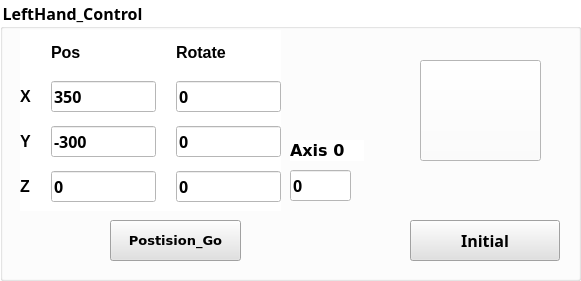
       <widget class="QGroupBox" name="groupBox_2">
        <property name="geometry">
         <rect>
          <x>10</x>
          <y>280</y>
          <width>581</width>
          <height>281</height>
         </rect>
        </property>
        <property name="font">
         <font>
          <family>微軟正黑體</family>
          <pointsize>12</pointsize>
          <weight>75</weight>
          <bold>true</bold>
         </font>
        </property>
        <property name="styleSheet">
         <string notr="true">background-color: rgb(255, 255, 255);</string>
        </property>
        <property name="title">
         <string>LeftHand_Control</string>
        </property>
        <widget class="QPushButton" name="LeftHand_btn_PosGo">
         <property name="geometry">
          <rect>
           <x>110</x>
           <y>220</y>
           <width>131</width>
           <height>41</height>
          </rect>
         </property>
         <property name="font">
          <font>
           <family>Bitstream Vera Sans</family>
           <pointsize>10</pointsize>
           <weight>75</weight>
           <bold>true</bold>
          </font>
         </property>
         <property name="styleSheet">
          <string notr="true">background-color: rgb(225, 225, 225);</string>
         </property>
         <property name="text">
          <string>Postision_Go</string>
         </property>
        </widget>
        <widget class="QWidget" name="gridLayoutWidget_2">
         <property name="geometry">
          <rect>
           <x>20</x>
           <y>30</y>
           <width>261</width>
           <height>181</height>
          </rect>
         </property>
         <layout class="QGridLayout" name="gridLayout_6">
          <property name="horizontalSpacing">
           <number>20</number>
          </property>
          <property name="verticalSpacing">
           <number>7</number>
          </property>
          <item row="3" column="0">
           <widget class="QLabel" name="LeftHand_label_title_Z">
            <property name="font">
             <font>
              <pointsize>12</pointsize>
              <weight>75</weight>
              <bold>true</bold>
             </font>
            </property>
            <property name="text">
             <string>Z</string>
            </property>
           </widget>
          </item>
          <item row="1" column="0">
           <widget class="QLabel" name="LeftHand_label_title_X">
            <property name="font">
             <font>
              <family>Ubuntu</family>
              <pointsize>12</pointsize>
              <weight>75</weight>
              <italic>false</italic>
              <bold>true</bold>
             </font>
            </property>
            <property name="text">
             <string>X</string>
            </property>
           </widget>
          </item>
          <item row="2" column="0">
           <widget class="QLabel" name="LeftHand_label_title_Y">
            <property name="font">
             <font>
              <pointsize>12</pointsize>
              <weight>75</weight>
              <bold>true</bold>
             </font>
            </property>
            <property name="text">
             <string>Y</string>
            </property>
           </widget>
          </item>
          <item row="0" column="1">
           <widget class="QLabel" name="LeftHand_label_title_GoalPos">
            <property name="maximumSize">
             <size>
              <width>16777215</width>
              <height>30</height>
             </size>
            </property>
            <property name="font">
             <font>
              <pointsize>12</pointsize>
              <weight>75</weight>
              <bold>true</bold>
             </font>
            </property>
            <property name="text">
             <string>Pos</string>
            </property>
           </widget>
          </item>
          <item row="0" column="2">
           <widget class="QLabel" name="LeftHand_label_title_AxisRotate">
            <property name="maximumSize">
             <size>
              <width>16777215</width>
              <height>30</height>
             </size>
            </property>
            <property name="font">
             <font>
              <pointsize>12</pointsize>
              <weight>75</weight>
              <bold>true</bold>
             </font>
            </property>
            <property name="text">
             <string>Rotate</string>
            </property>
           </widget>
          </item>
          <item row="1" column="1">
           <widget class="QLineEdit" name="LeftHand_lineEdit_X">
            <property name="maximumSize">
             <size>
              <width>16777215</width>
              <height>16777215</height>
             </size>
            </property>
            <property name="font">
             <font>
              <family>微軟正黑體</family>
              <pointsize>12</pointsize>
              <weight>75</weight>
              <bold>true</bold>
             </font>
            </property>
            <property name="layoutDirection">
             <enum>Qt::LeftToRight</enum>
            </property>
            <property name="text">
             <string>350</string>
            </property>
            <property name="alignment">
             <set>Qt::AlignLeading|Qt::AlignLeft|Qt::AlignVCenter</set>
            </property>
           </widget>
          </item>
          <item row="2" column="2">
           <widget class="QLineEdit" name="LeftHand_lineEdit_RY">
            <property name="maximumSize">
             <size>
              <width>16777215</width>
              <height>16777215</height>
             </size>
            </property>
            <property name="font">
             <font>
              <family>微軟正黑體</family>
              <pointsize>12</pointsize>
              <weight>75</weight>
              <bold>true</bold>
             </font>
            </property>
            <property name="layoutDirection">
             <enum>Qt::LeftToRight</enum>
            </property>
            <property name="text">
             <string>0</string>
            </property>
            <property name="alignment">
             <set>Qt::AlignLeading|Qt::AlignLeft|Qt::AlignVCenter</set>
            </property>
           </widget>
          </item>
          <item row="3" column="2">
           <widget class="QLineEdit" name="LeftHand_lineEdit_RZ">
            <property name="maximumSize">
             <size>
              <width>16777215</width>
              <height>16777215</height>
             </size>
            </property>
            <property name="font">
             <font>
              <family>微軟正黑體</family>
              <pointsize>12</pointsize>
              <weight>75</weight>
              <bold>true</bold>
             </font>
            </property>
            <property name="layoutDirection">
             <enum>Qt::LeftToRight</enum>
            </property>
            <property name="text">
             <string>0</string>
            </property>
            <property name="alignment">
             <set>Qt::AlignLeading|Qt::AlignLeft|Qt::AlignVCenter</set>
            </property>
           </widget>
          </item>
          <item row="3" column="1">
           <widget class="QLineEdit" name="LeftHand_lineEdit_Z">
            <property name="maximumSize">
             <size>
              <width>16777215</width>
              <height>16777215</height>
             </size>
            </property>
            <property name="font">
             <font>
              <family>微軟正黑體</family>
              <pointsize>12</pointsize>
              <weight>75</weight>
              <bold>true</bold>
             </font>
            </property>
            <property name="layoutDirection">
             <enum>Qt::LeftToRight</enum>
            </property>
            <property name="text">
             <string>0</string>
            </property>
            <property name="alignment">
             <set>Qt::AlignLeading|Qt::AlignLeft|Qt::AlignVCenter</set>
            </property>
           </widget>
          </item>
          <item row="2" column="1">
           <widget class="QLineEdit" name="LeftHand_lineEdit_Y">
            <property name="maximumSize">
             <size>
              <width>16777215</width>
              <height>16777215</height>
             </size>
            </property>
            <property name="font">
             <font>
              <family>微軟正黑體</family>
              <pointsize>12</pointsize>
              <weight>75</weight>
              <bold>true</bold>
             </font>
            </property>
            <property name="layoutDirection">
             <enum>Qt::LeftToRight</enum>
            </property>
            <property name="text">
             <string>-300</string>
            </property>
            <property name="alignment">
             <set>Qt::AlignLeading|Qt::AlignLeft|Qt::AlignVCenter</set>
            </property>
           </widget>
          </item>
          <item row="1" column="2">
           <widget class="QLineEdit" name="LeftHand_lineEdit_RX">
            <property name="maximumSize">
             <size>
              <width>16777215</width>
              <height>16777215</height>
             </size>
            </property>
            <property name="font">
             <font>
              <family>微軟正黑體</family>
              <pointsize>12</pointsize>
              <weight>75</weight>
              <bold>true</bold>
             </font>
            </property>
            <property name="layoutDirection">
             <enum>Qt::LeftToRight</enum>
            </property>
            <property name="text">
             <string>0</string>
            </property>
            <property name="alignment">
             <set>Qt::AlignLeading|Qt::AlignLeft|Qt::AlignVCenter</set>
            </property>
           </widget>
          </item>
         </layout>
        </widget>
        <widget class="QPushButton" name="LeftHand_btn_Initial">
         <property name="geometry">
          <rect>
           <x>410</x>
           <y>220</y>
           <width>150</width>
           <height>41</height>
          </rect>
         </property>
         <property name="minimumSize">
          <size>
           <width>150</width>
           <height>0</height>
          </size>
         </property>
         <property name="font">
          <font>
           <family>微軟正黑體</family>
           <pointsize>12</pointsize>
           <weight>75</weight>
           <bold>true</bold>
          </font>
         </property>
         <property name="styleSheet">
          <string notr="true">background-color: rgb(225, 225, 225);</string>
         </property>
         <property name="text">
          <string>Initial</string>
         </property>
        </widget>
        <widget class="QPushButton" name="LeftHand_btn_Stop">
         <property name="geometry">
          <rect>
           <x>420</x>
           <y>60</y>
           <width>121</width>
           <height>101</height>
          </rect>
         </property>
         <property name="minimumSize">
          <size>
           <width>50</width>
           <height>50</height>
          </size>
         </property>
         <property name="maximumSize">
          <size>
           <width>16777215</width>
           <height>16777215</height>
          </size>
         </property>
         <property name="font">
          <font>
           <family>Noto Sans CJK JP DemiLight</family>
           <pointsize>12</pointsize>
           <kerning>false</kerning>
          </font>
         </property>
         <property name="styleSheet">
          <string notr="true"/>
         </property>
         <property name="text">
          <string/>
         </property>
         <property name="icon">
          <iconset>
           <normaloff>../images/stop.png</normaloff>../images/stop.png</iconset>
         </property>
         <property name="iconSize">
          <size>
           <width>100</width>
           <height>100</height>
          </size>
         </property>
        </widget>
        <widget class="QLineEdit" name="LeftHand_lineEdit_Axis0">
         <property name="geometry">
          <rect>
           <x>290</x>
           <y>170</y>
           <width>61</width>
           <height>31</height>
          </rect>
         </property>
         <property name="font">
          <font>
           <family>微軟正黑體</family>
           <pointsize>12</pointsize>
           <weight>75</weight>
           <bold>true</bold>
          </font>
         </property>
         <property name="text">
          <string>0</string>
         </property>
        </widget>
        <widget class="QLabel" name="LeftHand_label_title_axis0">
         <property name="geometry">
          <rect>
           <x>290</x>
           <y>140</y>
           <width>74</width>
           <height>21</height>
          </rect>
         </property>
         <property name="font">
          <font>
           <family>Bitstream Vera Sans</family>
           <pointsize>12</pointsize>
           <weight>75</weight>
           <bold>true</bold>
          </font>
         </property>
         <property name="text">
          <string>Axis 0</string>
         </property>
        </widget>
       </widget>
